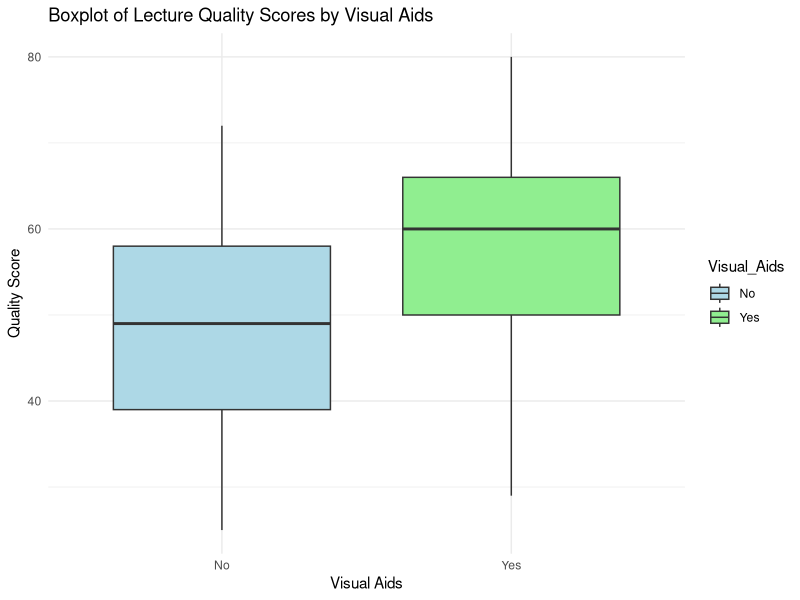
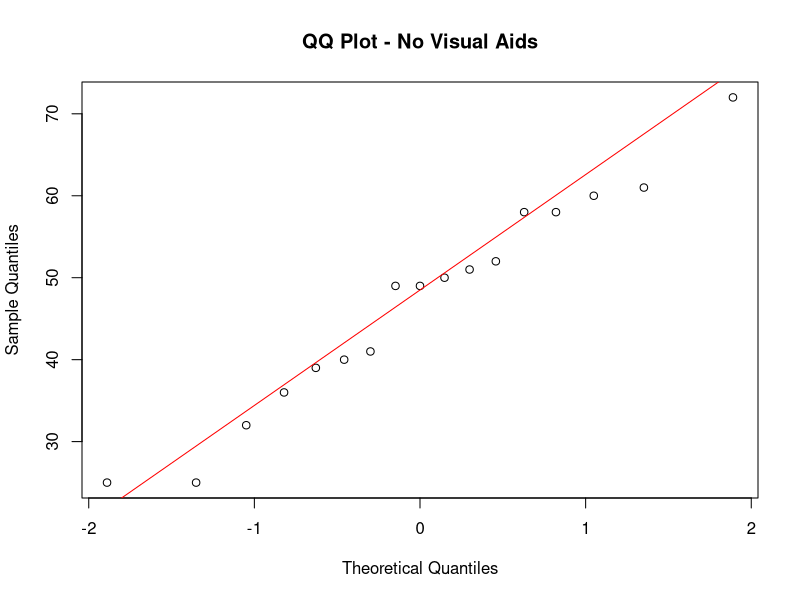
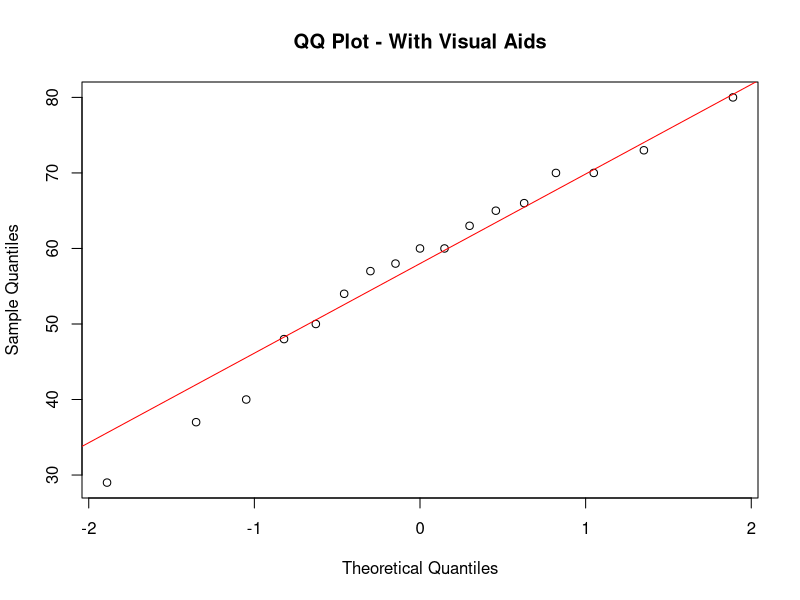
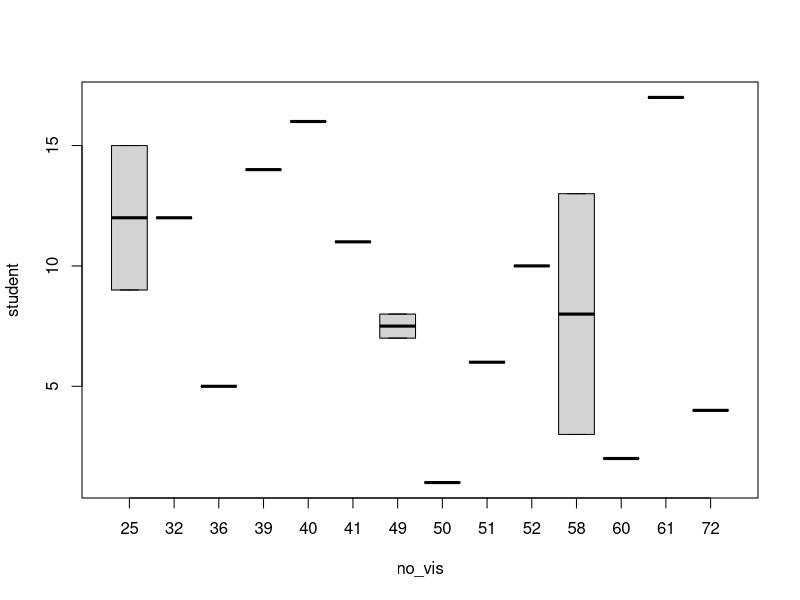

Recreate these plots in R, in order.
lecture_data <- data.frame(
  Visual_Aids = factor(rep(c("No", "Yes"), each = 17)),  # Replicating "No" and "Yes" each 30 times
  Quality_Score = c(
    # Quality scores for lectures without visual aids
    50,60,58,72,36,51,49,49,25,52,41,32,58,39,25,40,61,
    # Quality scores for lectures with visual aids
    58,70,60,73,40,63,54,60,29,57,66,37,50,48,80,65,70
  )  # Quality score out of 100
)

# Get the summary of the data frame
summary(lecture_data)




# Load necessary libraries
library(ggplot2)

# Assuming the data frame is named 'lecture_data' with columns 'Quality_Score' and 'Visual_Aids'

lecture_data <- data.frame(
  Visual_Aids = factor(rep(c("No", "Yes"), each = 17)),  # Replicating "No" and "Yes" each 30 times
  Quality_Score = c(
    # Quality scores for lectures without visual aids
    50,60,58,72,36,51,49,49,25,52,41,32,58,39,25,40,61,
    # Quality scores for lectures with visual aids
    58,70,60,73,40,63,54,60,29,57,66,37,50,48,80,65,70
  )  # Quality score out of 100
)


# Create boxplots
ggplot(lecture_data, aes(x = Visual_Aids, y = Quality_Score, fill = Visual_Aids)) +
  geom_boxplot() +
  labs(title = "Boxplot of Lecture Quality Scores by Visual Aids",
       x = "Visual Aids",
       y = "Quality Score") +
  scale_fill_manual(values = c("No" = "lightblue", "Yes" = "lightgreen")) +
  theme_minimal()

# Split the data by Visual_Aids
scores_no_aids <- lecture_data$Quality_Score[lecture_data$Visual_Aids == "No"]
scores_with_aids <- lecture_data$Quality_Score[lecture_data$Visual_Aids == "Yes"]

# Plotting QQ plot for lectures without visual aids
qqnorm(scores_no_aids, main = "QQ Plot - No Visual Aids")
qqline(scores_no_aids, col = "red")

# Plotting QQ plot for lectures with visual aids
qqnorm(scores_with_aids, main = "QQ Plot - With Visual Aids")
qqline(scores_with_aids, col = "red")

# Observation 1: Difference in Median
median_quality_no_aids <- median(lecture_data$Quality_Score[lecture_data$Visual_Aids == "No"])
median_quality_with_aids <- median(lecture_data$Quality_Score[lecture_data$Visual_Aids == "Yes"])
median_difference <- median_quality_with_aids - median_quality_no_aids
cat("Median Quality Score without Visual Aids:", median_quality_no_aids, "\n")
cat("Median Quality Score with Visual Aids:", median_quality_with_aids, "\n")
cat("Difference in Median Quality Score:", median_difference, "\n")

# Observation 2: Spread and Outliers
boxplot_stats_no_aids <- boxplot.stats(lecture_data$Quality_Score[lecture_data$Visual_Aids == "No"])
boxplot_stats_with_aids <- boxplot.stats(lecture_data$Quality_Score[lecture_data$Visual_Aids == "Yes"])
cat("\nInterquartile Range (No Visual Aids):", boxplot_stats_no_aids$stats[4] - boxplot_stats_no_aids$stats[2], "\n")
cat("Interquartile Range (With Visual Aids):", boxplot_stats_with_aids$stats[4] - boxplot_stats_with_aids$stats[2], "\n")




rm(list=ls())
student=seq(1:17)
no_vis=c(50,60,58,72,36,51,49,49,25,52,41,32,58,39,25,40,61)
with_vis=c(58,70,60,73,40,63,54,60,29,57,66,37,50,48,80,65,70)
df=data.frame(student,no_vis,with_vis)
plot=boxplot(student~no_vis,df)
aa=shapiro.test(no_vis)
ab=shapiro.test(with_vis)







# Assuming the data frame is named 'lecture_data' with columns 'Visual_Aids' and 'Quality_Score'
lecture_data <- data.frame(
  Visual_Aids = factor(rep(c("No", "Yes"), each = 17)),  # Replicating "No" and "Yes" each 30 times
  Quality_Score = c(
    # Quality scores for lectures without visual aids
    50,60,58,72,36,51,49,49,25,52,41,32,58,39,25,40,61,
    # Quality scores for lectures with visual aids
    58,70,60,73,40,63,54,60,29,57,66,37,50,48,80,65,70
  )  # Quality score out of 100
)
# Load necessary libraries
library(dplyr)

# Calculate mean, standard deviation, and confidence interval for lectures without visual aids
summary_no_aids <- summarise(lecture_data %>% filter(Visual_Aids == "No"),
                             Mean = mean(Quality_Score),
                             SD = sd(Quality_Score),
                             Lower_CI = Mean - qt(0.975, df = n() - 1) * (SD / sqrt(n())),
                             Upper_CI = Mean + qt(0.975, df = n() - 1) * (SD / sqrt(n())))

# Calculate mean, standard deviation, and confidence interval for lectures with visual aids
summary_with_aids <- summarise(lecture_data %>% filter(Visual_Aids == "Yes"),
                               Mean = mean(Quality_Score),
                               SD = sd(Quality_Score),
                               Lower_CI = Mean - qt(0.975, df = n() - 1) * (SD / sqrt(n())),
                               Upper_CI = Mean + qt(0.975, df = n() - 1) * (SD / sqrt(n())))

# Print the summary statistics for lectures without visual aids
cat("Summary Statistics for Lectures without Visual Aids:\n")
print(summary_no_aids)

# Print the summary statistics for lectures with visual aids
cat("\nSummary Statistics for Lectures with Visual Aids:\n")
print(summary_with_aids)











# Assuming the data frame is named 'lecture_data' with columns 'Visual_Aids' and 'Quality_Score'
lecture_data <- data.frame(
  Visual_Aids = factor(rep(c("No", "Yes"), each = 17)),  # Replicating "No" and "Yes" each 30 times
  Quality_Score = c(
    # Quality scores for lectures without visual aids
    50,60,58,72,36,51,49,49,25,52,41,32,58,39,25,40,61,
    # Quality scores for lectures with visual aids
    58,70,60,73,40,63,54,60,29,57,66,37,50,48,80,65,70
  )  # Quality score out of 100
)
# Load necessary libraries
library(dplyr)

# Calculate mean, standard deviation, and confidence interval for lectures without visual aids
summary_no_aids <- summarise(lecture_data %>% filter(Visual_Aids == "No"),
                             Mean = mean(Quality_Score),
                             SD = sd(Quality_Score),
                             Lower_CI = Mean - qt(0.975, df = n() - 1) * (SD / sqrt(n())),
                             Upper_CI = Mean + qt(0.975, df = n() - 1) * (SD / sqrt(n())))

# Calculate mean, standard deviation, and confidence interval for lectures with visual aids
summary_with_aids <- summarise(lecture_data %>% filter(Visual_Aids == "Yes"),
                               Mean = mean(Quality_Score),
                               SD = sd(Quality_Score),
                               Lower_CI = Mean - qt(0.975, df = n() - 1) * (SD / sqrt(n())),
                               Upper_CI = Mean + qt(0.975, df = n() - 1) * (SD / sqrt(n())))

# Print the comparison of statistics
cat("Comparison of Summary Statistics:\n")
cat("\nLectures without Visual Aids:\n")
print(summary_no_aids)
cat("\nLectures with Visual Aids:\n")
print(summary_with_aids)

# Comment on each comparison
cat("\nComments:\n")

# Mean comparison
mean_difference <- summary_with_aids$Mean - summary_no_aids$Mean
cat("\nMean Difference:", mean_difference)
if (mean_difference > 0) {
  cat("\nLectures with visual aids have a higher mean quality score compared to lectures without visual aids.")
} else if (mean_difference < 0) {
  cat("\nLectures with visual aids have a lower mean quality score compared to lectures without visual aids.")
} else {
  cat("\nThere is no difference in the mean quality score between lectures with and without visual aids.")
}

# Standard deviation comparison
sd_difference <- summary_with_aids$SD - summary_no_aids$SD
cat("\n\nStandard Deviation Difference:", sd_difference)
if (sd_difference > 0) {
  cat("\nLectures with visual aids have a higher standard deviation, indicating greater variability in quality scores compared to lectures without visual aids.")
} else if (sd_difference < 0) {
  cat("\nLectures with visual aids have a lower standard deviation, indicating less variability in quality scores compared to lectures without visual aids.")
} else {
  cat("\nThere is no difference in the variability of quality scores between lectures with and without visual aids.")
}

# Confidence interval comparison
ci_difference_lower <- summary_with_aids$Lower_CI - summary_no_aids$Lower_CI
ci_difference_upper <- summary_with_aids$Upper_CI - summary_no_aids$Upper_CI
cat("\n\nConfidence Interval Difference (Lower Bound):", ci_difference_lower)
cat("\nConfidence Interval Difference (Upper Bound):", ci_difference_upper)
if (ci_difference_lower > 0 && ci_difference_upper > 0) {
  cat("\nThe confidence interval for lectures with visual aids is shifted to the right compared to lectures without visual aids, indicating a higher range of plausible mean quality scores.")
} else if (ci_difference_lower < 0 && ci_difference_upper < 0) {
  cat("\nThe confidence interval for lectures with visual aids is shifted to the left compared to lectures without visual aids, indicating a lower range of plausible mean quality scores.")
} else {
  cat("\nThere is no consistent difference in the range of plausible mean quality scores between lectures with and without visual aids.")
}




